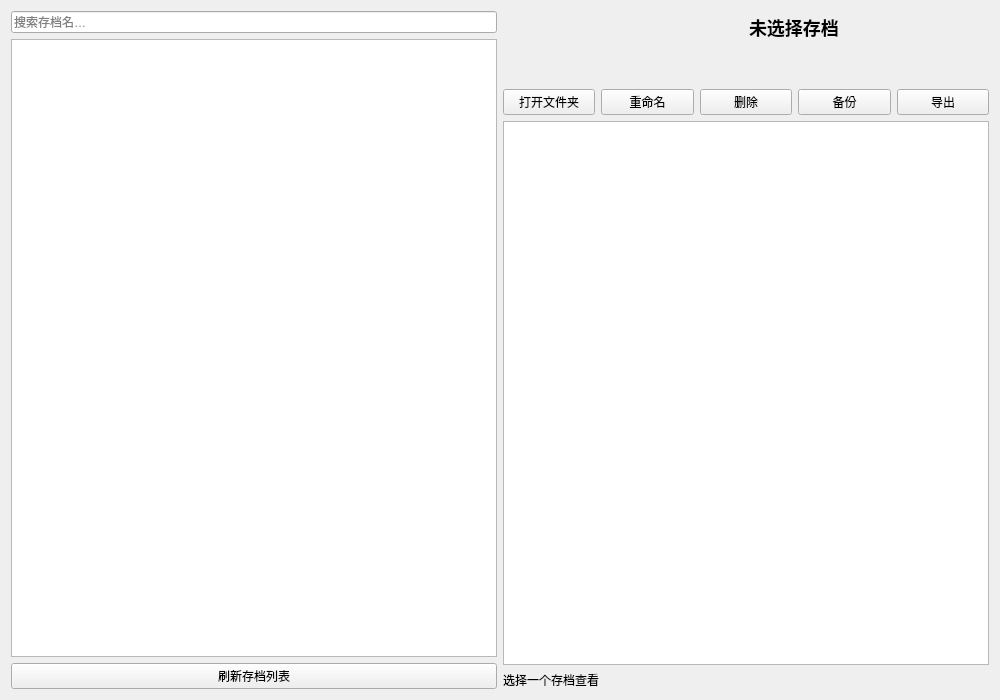
<?xml version="1.0" encoding="UTF-8"?>
<ui version="4.0">
 <class>SaveManager</class>
 <widget class="QWidget" name="SaveManager">
  <property name="geometry">
   <rect>
    <x>0</x>
    <y>0</y>
    <width>1000</width>
    <height>700</height>
   </rect>
  </property>
  <layout class="QHBoxLayout" name="mainLayout">
   <item>
    <layout class="QVBoxLayout" name="leftLayout">
     <item>
      <widget class="QLineEdit" name="searchEdit">
       <property name="placeholderText">
        <string>搜索存档名…</string>
       </property>
      </widget>
     </item>
     <item>
      <widget class="QListWidget" name="saveList">
       <property name="minimumSize">
        <size>
         <width>220</width>
         <height>0</height>
        </size>
       </property>
      </widget>
     </item>
     <item>
      <widget class="QPushButton" name="refreshButton">
       <property name="text">
        <string>刷新存档列表</string>
       </property>
      </widget>
     </item>
    </layout>
   </item>
   <item>
    <layout class="QVBoxLayout" name="rightLayout">
     <item>
      <layout class="QHBoxLayout" name="detailLayout">
       <item>
        <widget class="QLabel" name="iconLabel">
         <property name="minimumSize">
          <size>
           <width>72</width>
           <height>72</height>
          </size>
         </property>
         <property name="text">
          <string/>
         </property>
        </widget>
       </item>
       <item>
        <layout class="QVBoxLayout" name="nameVerLayout">
         <item>
          <widget class="QLabel" name="nameLabel">
           <property name="styleSheet">
            <string notr="true">font-size: 18px; font-weight: bold;</string>
           </property>
           <property name="text">
            <string>未选择存档</string>
           </property>
          </widget>
         </item>
         <item>
          <widget class="QLabel" name="versionLabel">
           <property name="styleSheet">
            <string notr="true">color: #888;</string>
           </property>
           <property name="text">
            <string/>
           </property>
          </widget>
         </item>
        </layout>
       </item>
      </layout>
     </item>
     <item>
      <layout class="QHBoxLayout" name="opsLayout">
       <item>
        <widget class="QPushButton" name="openFolderButton">
         <property name="text">
          <string>打开文件夹</string>
         </property>
        </widget>
       </item>
       <item>
        <widget class="QPushButton" name="renameButton">
         <property name="text">
          <string>重命名</string>
         </property>
        </widget>
       </item>
       <item>
        <widget class="QPushButton" name="deleteButton">
         <property name="text">
          <string>删除</string>
         </property>
        </widget>
       </item>
       <item>
        <widget class="QPushButton" name="backupButton">
         <property name="text">
          <string>备份</string>
         </property>
        </widget>
       </item>
       <item>
        <widget class="QPushButton" name="exportButton">
         <property name="text">
          <string>导出</string>
         </property>
        </widget>
       </item>
      </layout>
     </item>
     <item>
      <widget class="QGraphicsView" name="mapView"/>
     </item>
     <item>
      <widget class="QLabel" name="statusLabel">
       <property name="text">
        <string>选择一个存档查看</string>
       </property>
      </widget>
     </item>
    </layout>
   </item>
  </layout>
 </widget>
 <resources/>
 <connections/>
</ui>
